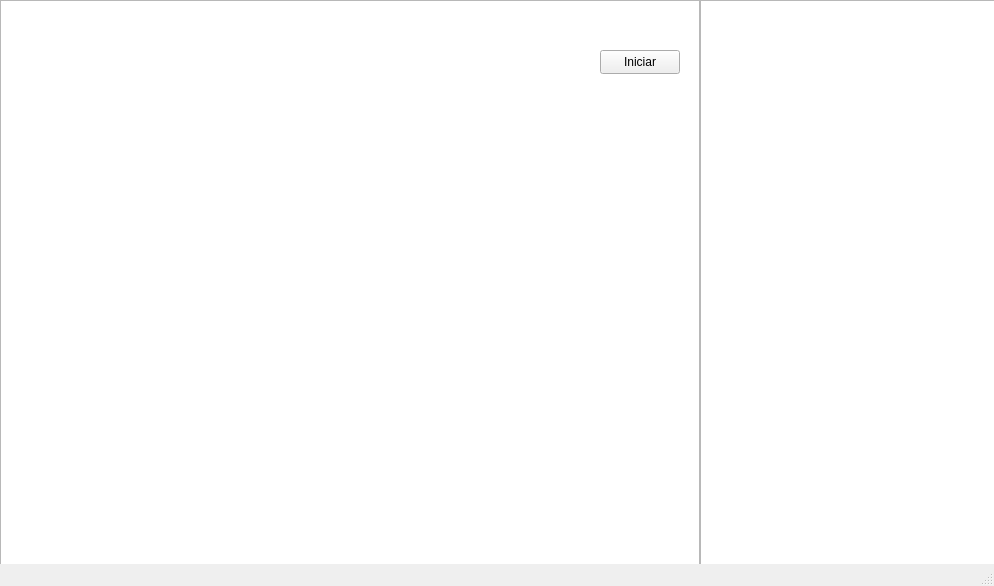
<?xml version="1.0" encoding="UTF-8"?>
<ui version="4.0">
 <class>MainWindow</class>
 <widget class="QMainWindow" name="MainWindow">
  <property name="geometry">
   <rect>
    <x>0</x>
    <y>0</y>
    <width>994</width>
    <height>586</height>
   </rect>
  </property>
  <property name="windowTitle">
   <string>MainWindow</string>
  </property>
  <widget class="QWidget" name="centralwidget">
   <widget class="QGraphicsView" name="graphicsView">
    <property name="geometry">
     <rect>
      <x>0</x>
      <y>0</y>
      <width>700</width>
      <height>700</height>
     </rect>
    </property>
   </widget>
   <widget class="QPushButton" name="pushButton">
    <property name="geometry">
     <rect>
      <x>600</x>
      <y>50</y>
      <width>80</width>
      <height>24</height>
     </rect>
    </property>
    <property name="text">
     <string>Iniciar</string>
    </property>
   </widget>
   <widget class="QGraphicsView" name="graphicsView_2">
    <property name="geometry">
     <rect>
      <x>700</x>
      <y>0</y>
      <width>700</width>
      <height>700</height>
     </rect>
    </property>
   </widget>
  </widget>
  <widget class="QMenuBar" name="menubar">
   <property name="geometry">
    <rect>
     <x>0</x>
     <y>0</y>
     <width>994</width>
     <height>21</height>
    </rect>
   </property>
  </widget>
  <widget class="QStatusBar" name="statusbar"/>
 </widget>
 <resources/>
 <connections/>
</ui>
